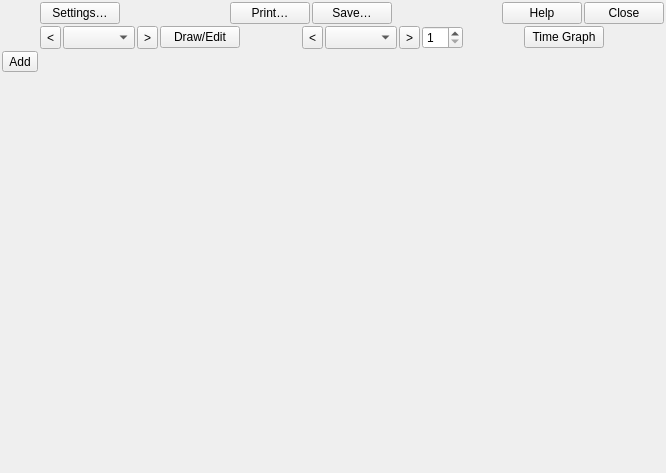
<?xml version="1.0" encoding="UTF-8"?>
<ui version="4.0">
 <class>VcrossWindow</class>
 <widget class="QWidget" name="VcrossWindow">
  <property name="geometry">
   <rect>
    <x>0</x>
    <y>0</y>
    <width>666</width>
    <height>473</height>
   </rect>
  </property>
  <property name="windowTitle">
   <string>Vertical Crossections</string>
  </property>
  <layout class="QGridLayout" name="layoutMain" rowstretch="0,0,1" columnstretch="0,1">
   <property name="margin">
    <number>2</number>
   </property>
   <property name="spacing">
    <number>2</number>
   </property>
   <item row="0" column="1">
    <layout class="QHBoxLayout" name="layoutTop1">
     <item>
      <widget class="QPushButton" name="toggleSettings">
       <property name="text">
        <string>Settings…</string>
       </property>
       <property name="checkable">
        <bool>true</bool>
       </property>
      </widget>
     </item>
     <item>
      <spacer name="horizontalSpacer_3">
       <property name="orientation">
        <enum>Qt::Horizontal</enum>
       </property>
       <property name="sizeHint" stdset="0">
        <size>
         <width>40</width>
         <height>20</height>
        </size>
       </property>
      </spacer>
     </item>
     <item>
      <widget class="QPushButton" name="buttonPrint">
       <property name="text">
        <string>Print…</string>
       </property>
      </widget>
     </item>
     <item>
      <widget class="QPushButton" name="buttonSave">
       <property name="text">
        <string>Save…</string>
       </property>
      </widget>
     </item>
     <item>
      <spacer name="horizontalSpacer_4">
       <property name="orientation">
        <enum>Qt::Horizontal</enum>
       </property>
       <property name="sizeHint" stdset="0">
        <size>
         <width>40</width>
         <height>20</height>
        </size>
       </property>
      </spacer>
     </item>
     <item>
      <widget class="QPushButton" name="buttonHelp">
       <property name="text">
        <string>Help</string>
       </property>
      </widget>
     </item>
     <item>
      <widget class="QPushButton" name="buttonClose">
       <property name="text">
        <string>Close</string>
       </property>
      </widget>
     </item>
    </layout>
   </item>
   <item row="1" column="1">
    <layout class="QHBoxLayout" name="layoutTop2">
     <property name="spacing">
      <number>2</number>
     </property>
     <item>
      <widget class="QToolButton" name="buttonCsPrevious">
       <property name="sizePolicy">
        <sizepolicy hsizetype="Fixed" vsizetype="MinimumExpanding">
         <horstretch>0</horstretch>
         <verstretch>0</verstretch>
        </sizepolicy>
       </property>
       <property name="text">
        <string>&lt;</string>
       </property>
       <property name="autoRepeat">
        <bool>true</bool>
       </property>
      </widget>
     </item>
     <item>
      <widget class="QComboBox" name="comboCs">
       <property name="sizePolicy">
        <sizepolicy hsizetype="Preferred" vsizetype="MinimumExpanding">
         <horstretch>0</horstretch>
         <verstretch>0</verstretch>
        </sizepolicy>
       </property>
       <property name="sizeAdjustPolicy">
        <enum>QComboBox::AdjustToContents</enum>
       </property>
      </widget>
     </item>
     <item>
      <widget class="QToolButton" name="buttonCsNext">
       <property name="sizePolicy">
        <sizepolicy hsizetype="Fixed" vsizetype="MinimumExpanding">
         <horstretch>0</horstretch>
         <verstretch>0</verstretch>
        </sizepolicy>
       </property>
       <property name="text">
        <string>&gt;</string>
       </property>
       <property name="autoRepeat">
        <bool>true</bool>
       </property>
      </widget>
     </item>
     <item>
      <widget class="QPushButton" name="toggleCsEdit">
       <property name="text">
        <string>Draw/Edit</string>
       </property>
       <property name="checkable">
        <bool>true</bool>
       </property>
      </widget>
     </item>
     <item>
      <spacer name="horizontalSpacer_2">
       <property name="orientation">
        <enum>Qt::Horizontal</enum>
       </property>
       <property name="sizeHint" stdset="0">
        <size>
         <width>40</width>
         <height>20</height>
        </size>
       </property>
      </spacer>
     </item>
     <item>
      <widget class="QToolButton" name="buttonTimePrevious">
       <property name="sizePolicy">
        <sizepolicy hsizetype="Fixed" vsizetype="MinimumExpanding">
         <horstretch>0</horstretch>
         <verstretch>0</verstretch>
        </sizepolicy>
       </property>
       <property name="text">
        <string>&lt;</string>
       </property>
       <property name="autoRepeat">
        <bool>true</bool>
       </property>
      </widget>
     </item>
     <item>
      <widget class="QComboBox" name="comboTime">
       <property name="sizePolicy">
        <sizepolicy hsizetype="Preferred" vsizetype="MinimumExpanding">
         <horstretch>0</horstretch>
         <verstretch>0</verstretch>
        </sizepolicy>
       </property>
       <property name="sizeAdjustPolicy">
        <enum>QComboBox::AdjustToContents</enum>
       </property>
      </widget>
     </item>
     <item>
      <widget class="QToolButton" name="buttonTimeNext">
       <property name="sizePolicy">
        <sizepolicy hsizetype="Fixed" vsizetype="MinimumExpanding">
         <horstretch>0</horstretch>
         <verstretch>0</verstretch>
        </sizepolicy>
       </property>
       <property name="text">
        <string>&gt;</string>
       </property>
       <property name="autoRepeat">
        <bool>true</bool>
       </property>
      </widget>
     </item>
     <item>
      <widget class="QSpinBox" name="timeSpinBox">
       <property name="toolTip">
        <string>Number of times to step forward/backward when using the time arrow buttons</string>
       </property>
       <property name="minimum">
        <number>1</number>
       </property>
      </widget>
     </item>
     <item>
      <spacer name="horizontalSpacer">
       <property name="orientation">
        <enum>Qt::Horizontal</enum>
       </property>
       <property name="sizeHint" stdset="0">
        <size>
         <width>40</width>
         <height>20</height>
        </size>
       </property>
      </spacer>
     </item>
     <item>
      <widget class="QPushButton" name="toggleTimeGraph">
       <property name="text">
        <string>Time Graph</string>
       </property>
       <property name="checkable">
        <bool>true</bool>
       </property>
      </widget>
     </item>
     <item>
      <spacer name="horizontalSpacer_5">
       <property name="orientation">
        <enum>Qt::Horizontal</enum>
       </property>
       <property name="sizeHint" stdset="0">
        <size>
         <width>40</width>
         <height>20</height>
        </size>
       </property>
      </spacer>
     </item>
    </layout>
   </item>
   <item row="2" column="0">
    <layout class="QVBoxLayout" name="layoutLayers">
     <property name="spacing">
      <number>2</number>
     </property>
     <item>
      <widget class="QToolButton" name="toolAddField">
       <property name="sizePolicy">
        <sizepolicy hsizetype="MinimumExpanding" vsizetype="Fixed">
         <horstretch>0</horstretch>
         <verstretch>0</verstretch>
        </sizepolicy>
       </property>
       <property name="text">
        <string>Add</string>
       </property>
      </widget>
     </item>
     <item>
      <widget class="QWidget" name="layerButtons" native="true"/>
     </item>
     <item>
      <spacer name="verticalSpacer">
       <property name="orientation">
        <enum>Qt::Vertical</enum>
       </property>
       <property name="sizeHint" stdset="0">
        <size>
         <width>20</width>
         <height>40</height>
        </size>
       </property>
      </spacer>
     </item>
    </layout>
   </item>
   <item row="2" column="1">
    <widget class="vcross::QtWidget" name="vcross" native="true"/>
   </item>
  </layout>
  <action name="actionAddField">
   <property name="text">
    <string>actionAddField</string>
   </property>
   <property name="toolTip">
    <string>Add field(s)…</string>
   </property>
   <property name="shortcut">
    <string>Ctrl+N</string>
   </property>
  </action>
 </widget>
 <customwidgets>
  <customwidget>
   <class>vcross::QtWidget</class>
   <extends>QWidget</extends>
   <header>vcross_qt/VcrossQtWidget.h</header>
   <container>1</container>
  </customwidget>
 </customwidgets>
 <tabstops>
  <tabstop>toolAddField</tabstop>
  <tabstop>comboCs</tabstop>
  <tabstop>buttonCsPrevious</tabstop>
  <tabstop>buttonCsNext</tabstop>
  <tabstop>comboTime</tabstop>
  <tabstop>buttonTimePrevious</tabstop>
  <tabstop>buttonTimeNext</tabstop>
  <tabstop>toggleCsEdit</tabstop>
  <tabstop>toggleTimeGraph</tabstop>
  <tabstop>toggleSettings</tabstop>
  <tabstop>buttonPrint</tabstop>
  <tabstop>buttonSave</tabstop>
  <tabstop>buttonHelp</tabstop>
  <tabstop>buttonClose</tabstop>
 </tabstops>
 <resources/>
 <connections>
  <connection>
   <sender>comboCs</sender>
   <signal>activated(int)</signal>
   <receiver>VcrossWindow</receiver>
   <slot>crossectionBoxActivated(int)</slot>
   <hints>
    <hint type="sourcelabel">
     <x>66</x>
     <y>47</y>
    </hint>
    <hint type="destinationlabel">
     <x>84</x>
     <y>32</y>
    </hint>
   </hints>
  </connection>
  <connection>
   <sender>actionAddField</sender>
   <signal>triggered()</signal>
   <receiver>VcrossWindow</receiver>
   <slot>onAddField()</slot>
   <hints>
    <hint type="sourcelabel">
     <x>-1</x>
     <y>-1</y>
    </hint>
    <hint type="destinationlabel">
     <x>340</x>
     <y>304</y>
    </hint>
   </hints>
  </connection>
  <connection>
   <sender>comboTime</sender>
   <signal>activated(int)</signal>
   <receiver>VcrossWindow</receiver>
   <slot>timeBoxActivated(int)</slot>
   <hints>
    <hint type="sourcelabel">
     <x>366</x>
     <y>47</y>
    </hint>
    <hint type="destinationlabel">
     <x>340</x>
     <y>304</y>
    </hint>
   </hints>
  </connection>
  <connection>
   <sender>buttonClose</sender>
   <signal>clicked()</signal>
   <receiver>VcrossWindow</receiver>
   <slot>quitClicked()</slot>
   <hints>
    <hint type="sourcelabel">
     <x>635</x>
     <y>16</y>
    </hint>
    <hint type="destinationlabel">
     <x>340</x>
     <y>304</y>
    </hint>
   </hints>
  </connection>
  <connection>
   <sender>buttonCsNext</sender>
   <signal>clicked()</signal>
   <receiver>VcrossWindow</receiver>
   <slot>rightCrossectionClicked()</slot>
   <hints>
    <hint type="sourcelabel">
     <x>122</x>
     <y>47</y>
    </hint>
    <hint type="destinationlabel">
     <x>340</x>
     <y>304</y>
    </hint>
   </hints>
  </connection>
  <connection>
   <sender>buttonCsPrevious</sender>
   <signal>clicked()</signal>
   <receiver>VcrossWindow</receiver>
   <slot>leftCrossectionClicked()</slot>
   <hints>
    <hint type="sourcelabel">
     <x>15</x>
     <y>47</y>
    </hint>
    <hint type="destinationlabel">
     <x>340</x>
     <y>304</y>
    </hint>
   </hints>
  </connection>
  <connection>
   <sender>buttonTimeNext</sender>
   <signal>clicked()</signal>
   <receiver>VcrossWindow</receiver>
   <slot>rightTimeClicked()</slot>
   <hints>
    <hint type="sourcelabel">
     <x>420</x>
     <y>47</y>
    </hint>
    <hint type="destinationlabel">
     <x>340</x>
     <y>304</y>
    </hint>
   </hints>
  </connection>
  <connection>
   <sender>buttonTimePrevious</sender>
   <signal>clicked()</signal>
   <receiver>VcrossWindow</receiver>
   <slot>leftTimeClicked()</slot>
   <hints>
    <hint type="sourcelabel">
     <x>420</x>
     <y>47</y>
    </hint>
    <hint type="destinationlabel">
     <x>340</x>
     <y>304</y>
    </hint>
   </hints>
  </connection>
  <connection>
   <sender>buttonHelp</sender>
   <signal>clicked()</signal>
   <receiver>VcrossWindow</receiver>
   <slot>helpClicked()</slot>
   <hints>
    <hint type="sourcelabel">
     <x>544</x>
     <y>16</y>
    </hint>
    <hint type="destinationlabel">
     <x>340</x>
     <y>304</y>
    </hint>
   </hints>
  </connection>
  <connection>
   <sender>buttonPrint</sender>
   <signal>clicked()</signal>
   <receiver>VcrossWindow</receiver>
   <slot>printClicked()</slot>
   <hints>
    <hint type="sourcelabel">
     <x>249</x>
     <y>16</y>
    </hint>
    <hint type="destinationlabel">
     <x>340</x>
     <y>304</y>
    </hint>
   </hints>
  </connection>
  <connection>
   <sender>buttonSave</sender>
   <signal>clicked()</signal>
   <receiver>VcrossWindow</receiver>
   <slot>saveClicked()</slot>
   <hints>
    <hint type="sourcelabel">
     <x>340</x>
     <y>16</y>
    </hint>
    <hint type="destinationlabel">
     <x>340</x>
     <y>304</y>
    </hint>
   </hints>
  </connection>
  <connection>
   <sender>toggleTimeGraph</sender>
   <signal>toggled(bool)</signal>
   <receiver>VcrossWindow</receiver>
   <slot>timeGraphClicked(bool)</slot>
   <hints>
    <hint type="sourcelabel">
     <x>556</x>
     <y>47</y>
    </hint>
    <hint type="destinationlabel">
     <x>340</x>
     <y>304</y>
    </hint>
   </hints>
  </connection>
  <connection>
   <sender>toggleCsEdit</sender>
   <signal>toggled(bool)</signal>
   <receiver>VcrossWindow</receiver>
   <slot>dynCrossEditManagerEnabled(bool)</slot>
   <hints>
    <hint type="sourcelabel">
     <x>179</x>
     <y>47</y>
    </hint>
    <hint type="destinationlabel">
     <x>340</x>
     <y>304</y>
    </hint>
   </hints>
  </connection>
  <connection>
   <sender>toggleSettings</sender>
   <signal>toggled(bool)</signal>
   <receiver>VcrossWindow</receiver>
   <slot>setupClicked(bool)</slot>
   <hints>
    <hint type="sourcelabel">
     <x>45</x>
     <y>16</y>
    </hint>
    <hint type="destinationlabel">
     <x>340</x>
     <y>304</y>
    </hint>
   </hints>
  </connection>
 </connections>
 <slots>
  <slot>onAddField()</slot>
  <slot>leftCrossectionClicked()</slot>
  <slot>rightCrossectionClicked()</slot>
  <slot>crossectionBoxActivated(int)</slot>
  <slot>leftTimeClicked()</slot>
  <slot>rightTimeClicked()</slot>
  <slot>timeBoxActivated(int)</slot>
  <slot>printClicked()</slot>
  <slot>saveClicked()</slot>
  <slot>setupClicked(bool)</slot>
  <slot>timeGraphClicked(bool)</slot>
  <slot>quitClicked()</slot>
  <slot>helpClicked()</slot>
  <slot>dynCrossEditManagerEnabled(bool)</slot>
 </slots>
</ui>
